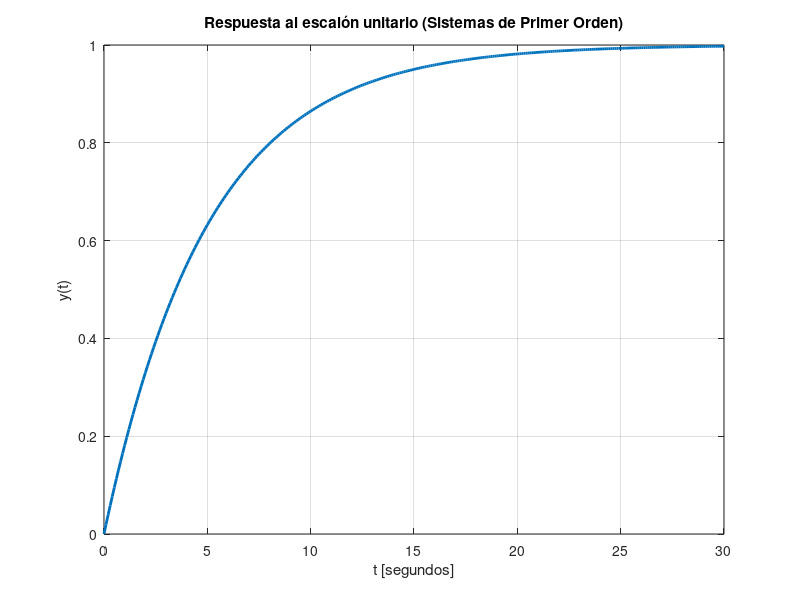
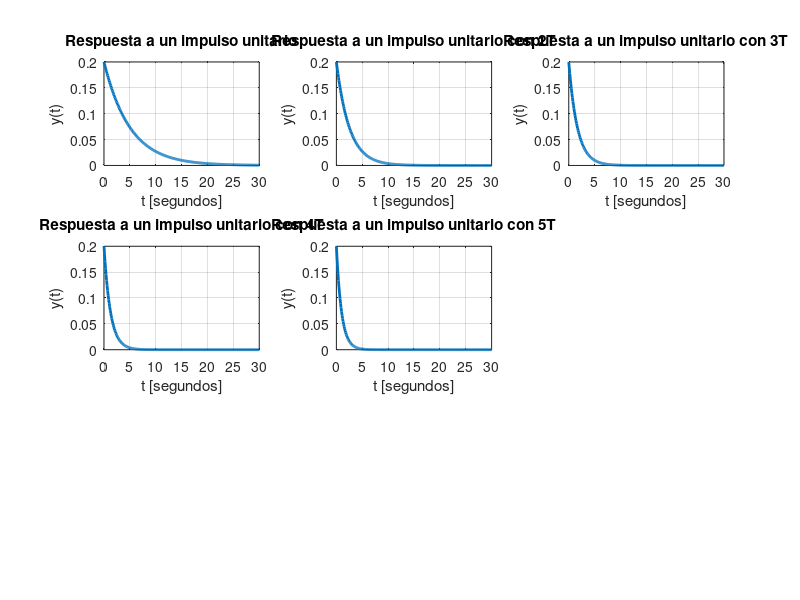
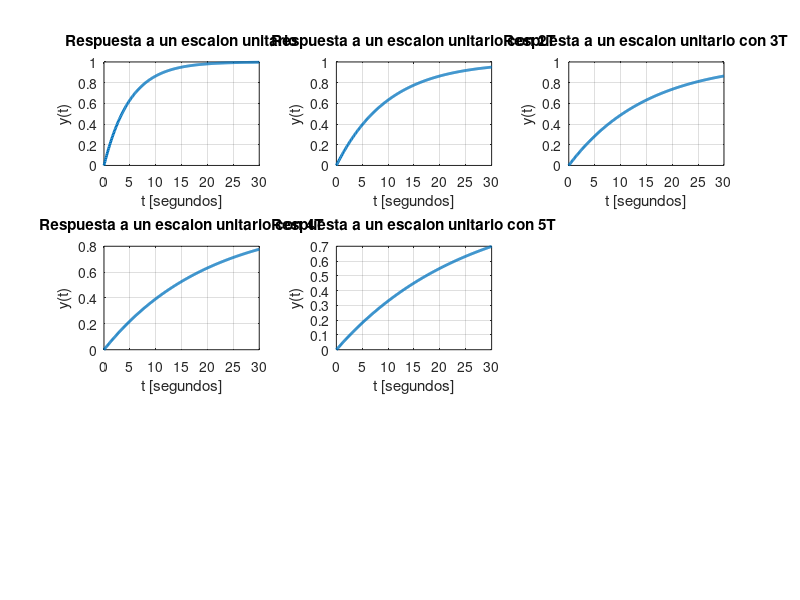
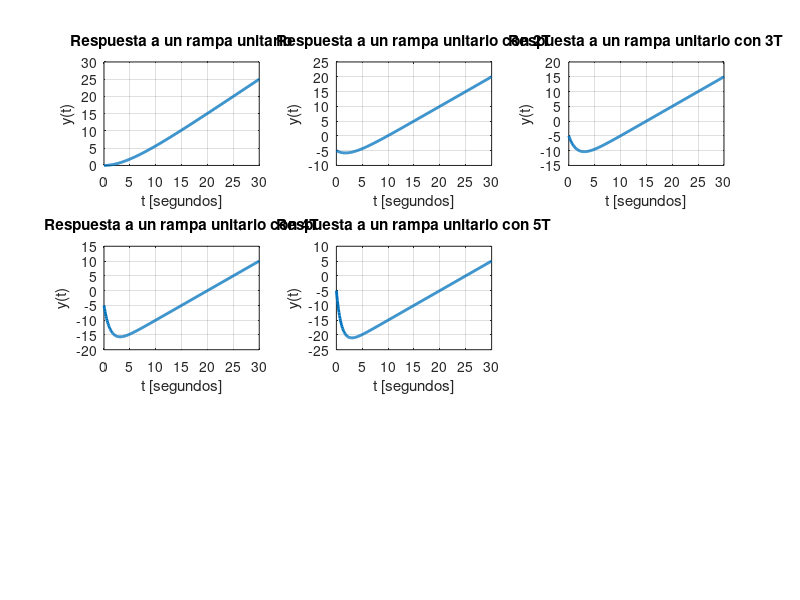

Reproduce these figures in MATLAB, in order.
clc;
clear all;
close all;

%% actividad 1

t=0:0.1:30;
T=5;
y=1-exp(-t/T);

plot(t,y,'LineWidth',2)
grid on
xlabel('t [segundos]')
ylabel('y(t)')
title('Respuesta al escalón unitario (Sistemas de Primer Orden)')

%% actividad 2


t = (0:0.1:30);
T = 5;

% $G(s) = \frac{1}{Ts + 1}$
y = 1/T * exp(-t/T);
y2 = 1/T * exp(-t/T*2);
y3 = 1/T * exp(-t/T*3);
y4 = 1/T * exp(-t/T*4);
y5 = 1/T * exp(-t/T*5);

figure
subplot(3, 3, 1), plot(t, y, 'LineWidth',2), xlabel('t [segundos]'), ylabel('y(t)'), title("Respuesta a un impulso unitario"), grid on;
subplot(3, 3, 2), plot(t, y2 ,'LineWidth',2), xlabel('t [segundos]'), ylabel('y(t)'), title("Respuesta a un impulso unitario con 2T"), grid on;
subplot(3, 3, 3), plot(t, y3, 'LineWidth',2), xlabel('t [segundos]'), ylabel('y(t)'), title("Respuesta a un impulso unitario con 3T"), grid on;
subplot(3, 3, 4), plot(t, y4, 'LineWidth',2), xlabel('t [segundos]'), ylabel('y(t)'), title("Respuesta a un impulso unitario con 4T"), grid on;
subplot(3, 3, 5), plot(t, y5, 'LineWidth',2), xlabel('t [segundos]'), ylabel('y(t)'), title("Respuesta a un impulso unitario con 5T"), grid on;
grid on
%% actividad 3
t = (0:0.1:30);
T = 5;

% $G(s) = \frac{1}{Ts + 1}$
y=1-exp(-t/T);
y2=1-exp(-t/(T*2));
y3=1-exp(-t/(T*3));
y4=1-exp(-t/(T*4));
y5=1-exp(-t/(T*5));


figure
subplot(3, 3, 1), plot(t, y, 'LineWidth',2), xlabel('t [segundos]'), ylabel('y(t)'), title("Respuesta a un escalon unitario"), grid on;
subplot(3, 3, 2), plot(t, y2, 'LineWidth',2), xlabel('t [segundos]'), ylabel('y(t)'), title("Respuesta a un escalon unitario con 2T"), grid on;
subplot(3, 3, 3), plot(t, y3, 'LineWidth',2), xlabel('t [segundos]'), ylabel('y(t)'), title("Respuesta a un escalon unitario con 3T"), grid on;
subplot(3, 3, 4), plot(t, y4, 'LineWidth',2), xlabel('t [segundos]'), ylabel('y(t)'), title("Respuesta a un escalon unitario con 4T"), grid on;
subplot(3, 3, 5), plot(t, y5, 'LineWidth',2), xlabel('t [segundos]'), ylabel('y(t)'), title("Respuesta a un escalon unitario con 5T"), grid on;

%% actividad 4

t = (0:0.1:30);
T = 5;

% $G(s) = \frac{1}{Ts + 1}$
y=t - T + T*exp(-t/T);
y2=t - T*2 + T*exp(-t/T*2);
y3=t - T*3 + T*2*exp(-t/T*3);
y4=t - T*4 + T*3*exp(-t/T*4);
y5=t - T*5 + T*4*exp(-t/T*5);



figure
subplot(3, 3, 1), plot(t, y,'LineWidth',2), xlabel('t [segundos]'), ylabel('y(t)'), title("Respuesta a un rampa unitario"), grid on;
subplot(3, 3, 2), plot(t, y2, 'LineWidth',2), xlabel('t [segundos]'), ylabel('y(t)'), title("Respuesta a un rampa unitario con 2T"), grid on;
subplot(3, 3, 3), plot(t, y3, 'LineWidth',2), xlabel('t [segundos]'), ylabel('y(t)'), title("Respuesta a un rampa unitario con 3T"), grid on;
subplot(3, 3, 4), plot(t, y4, 'LineWidth',2), xlabel('t [segundos]'), ylabel('y(t)'), title("Respuesta a un rampa unitario con 4T"), grid on;
subplot(3, 3, 5), plot(t, y5, 'LineWidth',2), xlabel('t [segundos]'), ylabel('y(t)'), title("Respuesta a un rampa unitario con 5T"), grid on;

%% actividad 5



